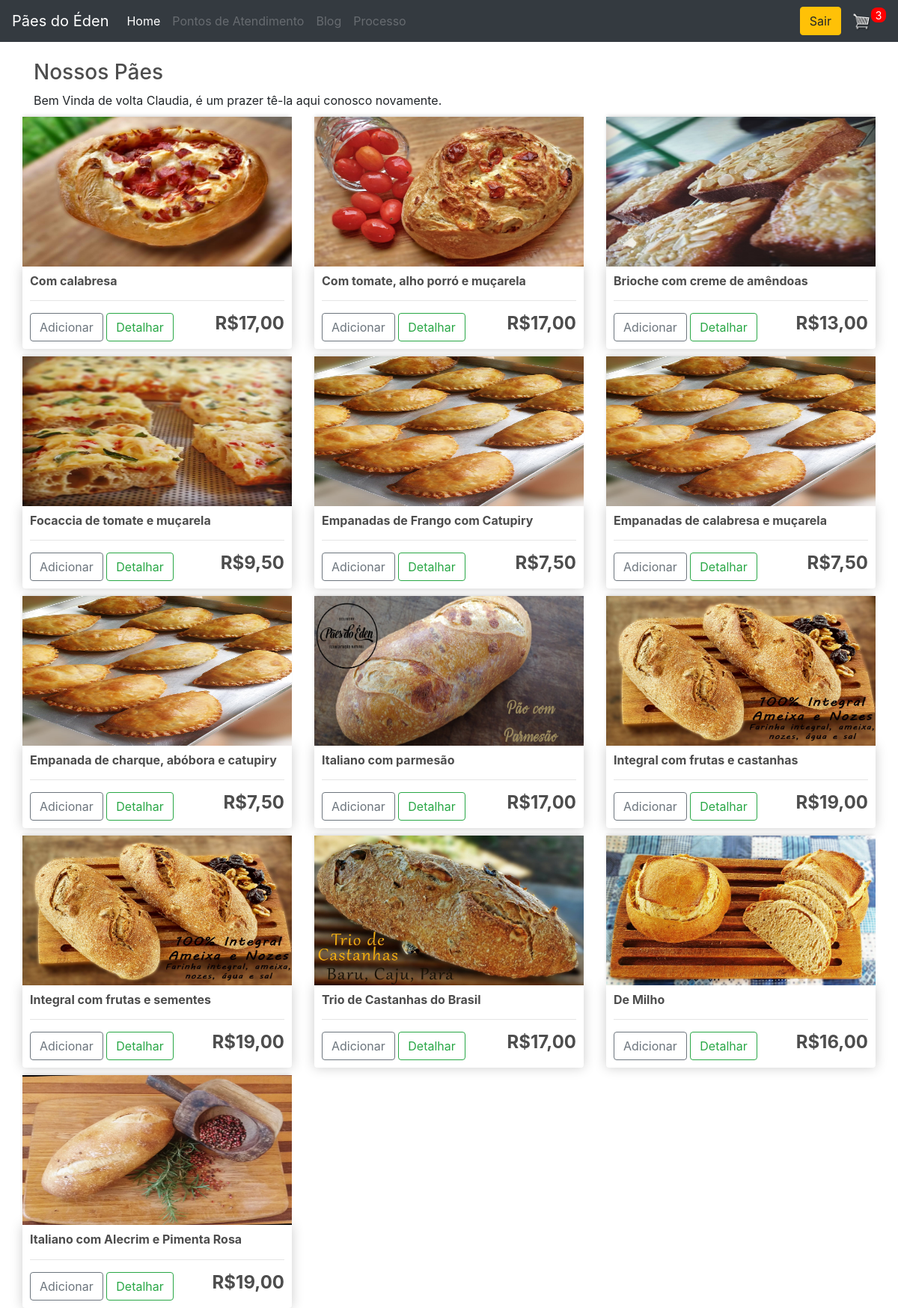
The app's page / (signed in) with its own data.
### store/models.py (models this page shows, shortened)
class Cliente(models.Model):
    ENUM_GENERO = [
        ('M', 'Masculino'),
        ('F', 'Feminino')
    ]
    nome = models.CharField(max_length=200)
    senha = models.CharField(max_length=200)
    email = models.CharField(max_length=200)
    genero = models.CharField(choices=ENUM_GENERO, max_length=1, default='M')
    endereco = models.CharField(max_length=200, null=True, blank=True)
    referencia = models.CharField(max_length=200, null=True, blank=True)
    cidade = models.CharField(max_length=200, default='Brasília')
    telefone = models.CharField(max_length=200, null=True, blank=True)
    autenticado = models.BooleanField(default=False)
    @property
    def adjetivo(self):
        if self.genero == 'M':
            return 'o'
        return 'a'

class Produto(models.Model):
    nome = models.CharField(max_length=200)
    image = models.ImageField(null=True, blank=True)
    detalhes = models.TextField(null=True, blank=True)
    preco = models.FloatField()
    digital = models.BooleanField(default=False, null=True, blank=True)
    @property
    def imageURL(self):
        try:
            url = self.image.url
        except:
            url = ''
        return url

### store/views.py (the view)
# urls.py: path('', include('store.urls')),
def store(request):
    try:
        autenticado = request.session['autenticado']
    except:
        autenticado = False
    if autenticado:
        clienteId = request.session['cliente']
        cliente = Cliente.objects.get(id=clienteId)
        ordem = Ordem.objects.get(cliente=cliente, completo=False)
        carItens = ordem.get_car_itens
    else:
        cliente = Cliente
        ordem = {'get_car_total': 0, 'get_car_itens': 0, 'shipping': False}
        carItens = ordem['get_car_itens']
    produtos = Produto.objects.all()
    context = {'produtos': produtos,
               'carItens': carItens, 'autenticado': autenticado, 'cliente': cliente}
    return render(request, 'store/store.html', context)

### store/models.py (called while the page is built)
    @property
    def get_car_itens(self):
        ordemitens = self.ordemitem_set.all()
        total = sum([item.quantidade for item in ordemitens])
        return total

### store/templatetags/my_filters.py (called while the page is built)
def currency(dollars):
    dollars = round(float(dollars), 2)
    return "R$%s,%s" % (intcomma(int(dollars)), ("%0.2f" % dollars)[-2:])

### store/templates/store/store.html (shortened to what this page needs)
{% extends 'store/main.html' %}
{% load static %}
{% load my_filters %}
{% block content %}
  <h3>Nossos Pães</h3>
  {%if autenticado%}
  Bem Vind{{cliente.adjetivo}} de volta {{cliente.nome}}, é um prazer tê-l{{cliente.adjetivo}} aqui conosco novamente.
  {%else%}
  Lhe damos as Boas Vindas a <b>Pães do Éden</b>, proceda a <b>Entrada</b> em nossa loja para iniciar seus pedidos ou simplesmente veja nossas delícias.
  {%endif%}
  <div class="row">
   <div class="row">
      {% for produto in produtos %}
      <div class="col-lg-4">
         <img class="thumbnail" src="{{produto.imageURL}}">
         <div class="box-element product">
            <h6><strong>{{produto.nome}}</strong></h6>
            <hr>
            {%if autenticado%}
            <button class="btn btn-outline-secondary add-btn" onclick="addItem({{produto.id}});">Adicionar</button>
            {%endif%}
            <a class="btn btn-outline-success" href="#">Detalhar</a>
            <h4 style="display: inline-block; float: right"><strong>{{produto.preco | currency}}</strong></h4>
         </div>
      </div>
      {% endfor %}
   </div>
  </div>
{% endblock content %}

### static/css/main.css (style rules this page uses)
body { background-color: hsl(0, 0%, 98%); }
h1,h2,h3,h4,h5,h6 { color:hsl(0, 0%, 30%); }
.box-element { box-shadow:hsl(0, 0%, 80%) 0 0 16px; background-color: #fff; border-radius: 4px; padding: 10px; }
.thumbnail { width: 100%; height: 200px; -webkit-box-shadow: -1px -3px 5px -2px rgba(214,214,214,1); -moz-box-shadow: -1px -3px 5px -2px rgba(214,214,214,1); box-shadow: -1px -3px 5px -2px rgba(214,214,214,1); }
.product { border-radius: 0 0 4px 4px; }
.col-lg-4, .col-lg-6, .col-lg-8, .col-lg-12 { margin-top: 10px; }
.btn { border-radius: 0; }

### records on screen
Cliente: adjetivo "a", nome "Claudia"
Produto: imageURL (picture), nome "Com calabresa", preco "R$17,00"
Produto: imageURL (picture), nome "Com tomate, alho porró e muçarela", preco "R$17,00"
Produto: imageURL (picture), nome "Brioche com creme de amêndoas", preco "R$13,00"
Produto: imageURL (picture), nome "Focaccia de tomate e muçarela", preco "R$9,50"
Produto: imageURL (picture), nome "Empanadas de Frango com Catupiry", preco "R$7,50"
Produto: imageURL (picture), nome "Empanadas de calabresa e muçarela", preco "R$7,50"
Produto: imageURL (picture), nome "Empanada de charque, abóbora e catupiry", preco "R$7,50"
Produto: imageURL (picture), nome "Italiano com parmesão", preco "R$17,00"
Produto: imageURL (picture), nome "Integral com frutas e castanhas", preco "R$19,00"
Produto: imageURL (picture), nome "Integral com frutas e sementes", preco "R$19,00"
Produto: imageURL (picture), nome "Trio de Castanhas do Brasil", preco "R$17,00"
Produto: imageURL (picture), nome "De Milho", preco "R$16,00"
Produto: imageURL (picture), nome "Italiano com Alecrim e Pimenta Rosa", preco "R$19,00"

### other values on screen
{{ carItens }} "3"
